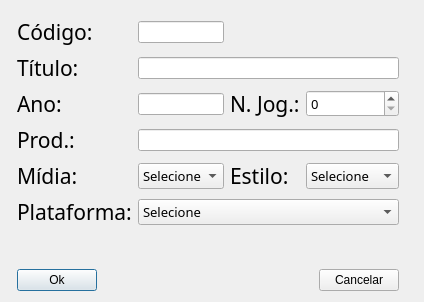
<?xml version="1.0" encoding="UTF-8"?>
<ui version="4.0">
 <class>dlgJogo</class>
 <widget class="QDialog" name="dlgJogo">
  <property name="geometry">
   <rect>
    <x>0</x>
    <y>0</y>
    <width>424</width>
    <height>302</height>
   </rect>
  </property>
  <property name="windowTitle">
   <string>Dialog</string>
  </property>
  <layout class="QVBoxLayout" name="verticalLayout">
   <item>
    <layout class="QGridLayout" name="gridLayout">
     <item row="3" column="9">
      <spacer name="horizontalSpacer_5">
       <property name="orientation">
        <enum>Qt::Horizontal</enum>
       </property>
       <property name="sizeHint" stdset="0">
        <size>
         <width>48</width>
         <height>20</height>
        </size>
       </property>
      </spacer>
     </item>
     <item row="7" column="8">
      <spacer name="verticalSpacer">
       <property name="orientation">
        <enum>Qt::Vertical</enum>
       </property>
       <property name="sizeHint" stdset="0">
        <size>
         <width>20</width>
         <height>48</height>
        </size>
       </property>
      </spacer>
     </item>
     <item row="5" column="6">
      <widget class="QLabel" name="label_6">
       <property name="font">
        <font>
         <family>Yu Gothic Medium</family>
         <pointsize>16</pointsize>
        </font>
       </property>
       <property name="text">
        <string>Estilo:</string>
       </property>
      </widget>
     </item>
     <item row="8" column="3" colspan="5">
      <spacer name="horizontalSpacer_2">
       <property name="orientation">
        <enum>Qt::Horizontal</enum>
       </property>
       <property name="sizeHint" stdset="0">
        <size>
         <width>178</width>
         <height>20</height>
        </size>
       </property>
      </spacer>
     </item>
     <item row="8" column="9">
      <spacer name="horizontalSpacer_3">
       <property name="orientation">
        <enum>Qt::Horizontal</enum>
       </property>
       <property name="sizeHint" stdset="0">
        <size>
         <width>48</width>
         <height>20</height>
        </size>
       </property>
      </spacer>
     </item>
     <item row="3" column="7" colspan="2">
      <widget class="QSpinBox" name="spnJogadores">
       <property name="font">
        <font>
         <family>Yu Gothic Medium</family>
         <pointsize>10</pointsize>
        </font>
       </property>
      </widget>
     </item>
     <item row="2" column="1" colspan="2">
      <widget class="QLabel" name="label_2">
       <property name="font">
        <font>
         <family>Yu Gothic Medium</family>
         <pointsize>16</pointsize>
        </font>
       </property>
       <property name="text">
        <string>Título:</string>
       </property>
      </widget>
     </item>
     <item row="0" column="4" colspan="2">
      <spacer name="verticalSpacer_2">
       <property name="orientation">
        <enum>Qt::Vertical</enum>
       </property>
       <property name="sizeHint" stdset="0">
        <size>
         <width>20</width>
         <height>18</height>
        </size>
       </property>
      </spacer>
     </item>
     <item row="1" column="1" colspan="3">
      <widget class="QLabel" name="label">
       <property name="font">
        <font>
         <family>Yu Gothic Medium</family>
         <pointsize>16</pointsize>
        </font>
       </property>
       <property name="text">
        <string>Código:</string>
       </property>
      </widget>
     </item>
     <item row="3" column="0">
      <spacer name="horizontalSpacer_4">
       <property name="orientation">
        <enum>Qt::Horizontal</enum>
       </property>
       <property name="sizeHint" stdset="0">
        <size>
         <width>40</width>
         <height>20</height>
        </size>
       </property>
      </spacer>
     </item>
     <item row="7" column="2">
      <spacer name="verticalSpacer_3">
       <property name="orientation">
        <enum>Qt::Vertical</enum>
       </property>
       <property name="sizeHint" stdset="0">
        <size>
         <width>20</width>
         <height>48</height>
        </size>
       </property>
      </spacer>
     </item>
     <item row="4" column="4" colspan="5">
      <widget class="QLineEdit" name="tbxProdutora"/>
     </item>
     <item row="8" column="1" colspan="2">
      <widget class="QPushButton" name="btnOk">
       <property name="text">
        <string>Ok</string>
       </property>
      </widget>
     </item>
     <item row="1" column="4" colspan="2">
      <widget class="QLineEdit" name="tbxCodigo"/>
     </item>
     <item row="5" column="7" colspan="2">
      <widget class="QComboBox" name="cbEstilo">
       <property name="font">
        <font>
         <family>Yu Gothic Medium</family>
         <pointsize>10</pointsize>
        </font>
       </property>
       <item>
        <property name="text">
         <string>Selecione</string>
        </property>
       </item>
       <item>
        <property name="text">
         <string>FPS</string>
        </property>
       </item>
       <item>
        <property name="text">
         <string>RPG</string>
        </property>
       </item>
       <item>
        <property name="text">
         <string>MOBA</string>
        </property>
       </item>
       <item>
        <property name="text">
         <string>Ação</string>
        </property>
       </item>
       <item>
        <property name="text">
         <string>MMORPG</string>
        </property>
       </item>
       <item>
        <property name="text">
         <string>RPGmaker</string>
        </property>
       </item>
       <item>
        <property name="text">
         <string>Indie</string>
        </property>
       </item>
       <item>
        <property name="text">
         <string>Arcade</string>
        </property>
       </item>
      </widget>
     </item>
     <item row="2" column="4" colspan="5">
      <widget class="QLineEdit" name="tbxTitulo"/>
     </item>
     <item row="3" column="6">
      <widget class="QLabel" name="label_8">
       <property name="font">
        <font>
         <family>Yu Gothic Medium</family>
         <pointsize>16</pointsize>
        </font>
       </property>
       <property name="text">
        <string>N. Jog.:</string>
       </property>
      </widget>
     </item>
     <item row="4" column="1" colspan="3">
      <widget class="QLabel" name="label_4">
       <property name="font">
        <font>
         <family>Yu Gothic Medium</family>
         <pointsize>16</pointsize>
        </font>
       </property>
       <property name="text">
        <string>Prod.:</string>
       </property>
      </widget>
     </item>
     <item row="3" column="4" colspan="2">
      <widget class="QLineEdit" name="tbxAno"/>
     </item>
     <item row="8" column="8">
      <widget class="QPushButton" name="btnCancelar">
       <property name="text">
        <string>Cancelar</string>
       </property>
      </widget>
     </item>
     <item row="3" column="1" colspan="3">
      <widget class="QLabel" name="label_3">
       <property name="font">
        <font>
         <family>Yu Gothic Medium</family>
         <pointsize>16</pointsize>
        </font>
       </property>
       <property name="text">
        <string>Ano:</string>
       </property>
      </widget>
     </item>
     <item row="6" column="1" colspan="3">
      <widget class="QLabel" name="label_7">
       <property name="font">
        <font>
         <family>Yu Gothic Medium</family>
         <pointsize>16</pointsize>
        </font>
       </property>
       <property name="text">
        <string>Plataforma:</string>
       </property>
      </widget>
     </item>
     <item row="8" column="0">
      <spacer name="horizontalSpacer">
       <property name="orientation">
        <enum>Qt::Horizontal</enum>
       </property>
       <property name="sizeHint" stdset="0">
        <size>
         <width>40</width>
         <height>20</height>
        </size>
       </property>
      </spacer>
     </item>
     <item row="6" column="4" colspan="5">
      <widget class="QComboBox" name="cbPlataforma">
       <property name="font">
        <font>
         <family>Yu Gothic Medium</family>
         <pointsize>10</pointsize>
        </font>
       </property>
       <item>
        <property name="text">
         <string>Selecione</string>
        </property>
       </item>
       <item>
        <property name="text">
         <string>PC</string>
        </property>
       </item>
       <item>
        <property name="text">
         <string>PSP</string>
        </property>
       </item>
       <item>
        <property name="text">
         <string>PS1</string>
        </property>
       </item>
       <item>
        <property name="text">
         <string>PS2</string>
        </property>
       </item>
       <item>
        <property name="text">
         <string>PS3</string>
        </property>
       </item>
       <item>
        <property name="text">
         <string>PS4</string>
        </property>
       </item>
       <item>
        <property name="text">
         <string>PS5</string>
        </property>
       </item>
       <item>
        <property name="text">
         <string>XBOX</string>
        </property>
       </item>
       <item>
        <property name="text">
         <string>XBOX One</string>
        </property>
       </item>
       <item>
        <property name="text">
         <string>XBOX Series</string>
        </property>
       </item>
       <item>
        <property name="text">
         <string>Nintendo Switch</string>
        </property>
       </item>
       <item>
        <property name="text">
         <string>Nintendo 64</string>
        </property>
       </item>
       <item>
        <property name="text">
         <string>Super Nintendo</string>
        </property>
       </item>
      </widget>
     </item>
     <item row="5" column="4" colspan="2">
      <widget class="QComboBox" name="cbMidia">
       <property name="font">
        <font>
         <family>Yu Gothic Medium</family>
         <pointsize>10</pointsize>
        </font>
       </property>
       <item>
        <property name="text">
         <string>Selecione</string>
        </property>
       </item>
       <item>
        <property name="text">
         <string>DVD</string>
        </property>
       </item>
       <item>
        <property name="text">
         <string>Nuvem</string>
        </property>
       </item>
       <item>
        <property name="text">
         <string>Fita</string>
        </property>
       </item>
       <item>
        <property name="text">
         <string>Bluray</string>
        </property>
       </item>
      </widget>
     </item>
     <item row="5" column="1" colspan="3">
      <widget class="QLabel" name="label_5">
       <property name="font">
        <font>
         <family>Yu Gothic Medium</family>
         <pointsize>16</pointsize>
        </font>
       </property>
       <property name="text">
        <string>Mídia:</string>
       </property>
      </widget>
     </item>
    </layout>
   </item>
  </layout>
 </widget>
 <resources/>
 <connections/>
</ui>
